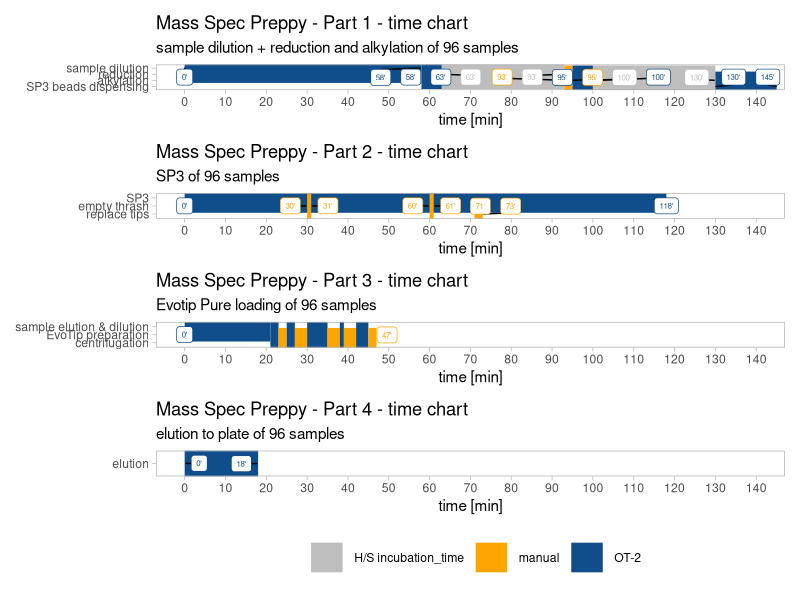
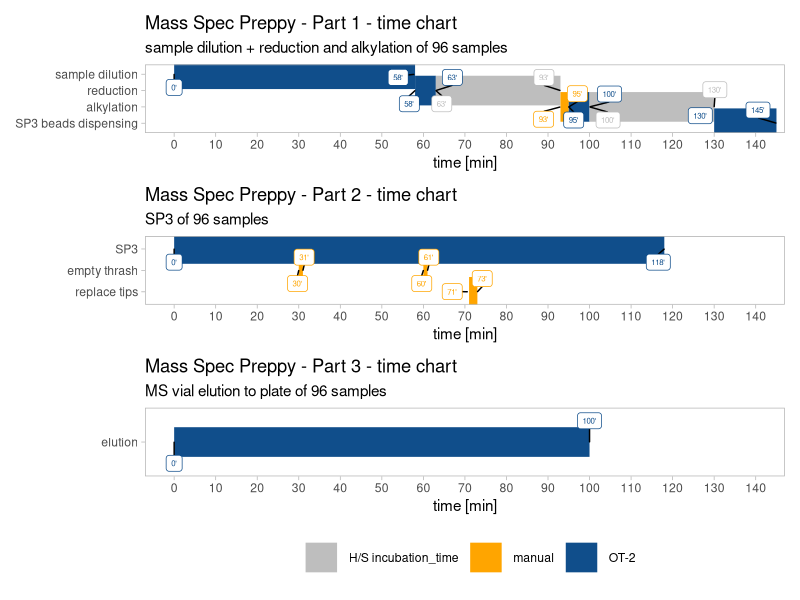

Reproduce these figures in R, in order.
library(tidyverse)
library(ggrepel)
library(patchwork)


#colors
manual_colors <-  c("OT-2" = "dodgerblue4","manual"= "orange","H/S incubation_time" = "grey")


#part1
part1<- tribble(~item, ~activity,~manual_OT_2,~start,~end,
        1,"sample dilution","OT-2",0,58,
        2,"reduction","OT-2",58,63,
        3,"reduction","H/S incubation_time",63,93,
        4,"alkylation","manual",93,95,
        6,"alkylation","OT-2",95,100,
        8,"alkylation","H/S incubation_time",100,130,
        9,"SP3 beads dispensing","OT-2",130,145
        )


# part2
part2<- tribble(~item, ~activity,~manual_OT_2,~start,~end,
                1,"SP3","OT-2",0,118,
                2,"empty thrash","manual",30,31,
                3,"empty thrash","manual",60,61,
                4,"replace tips","manual",71,73
)


# part3 EvoTip
part3_EvoTip<- tribble(~item, ~activity,~manual_OT_2,~start,~end,
                1,"sample elution & dilution","OT-2",0,21,#sample prep
                2,"EvoTip preparation","OT-2",21,23,#Solvent B
                3,"centrifugation","manual",23,25,
                4,"EvoTip preparation","OT-2",25,27,#Solvent A
                5,"centrifugation","manual",27,30,
                6,"EvoTip preparation","OT-2",30,35,#sample loading
                7,"centrifugation","manual",35,38,
                8,"EvoTip preparation","OT-2",38,39,#Solvent A
                9,"centrifugation","manual",39,42,
                10,"EvoTip preparation","OT-2",42,45,#Solvent A
                11,"centrifugation","manual",45,47
)


# part4 post Evotip elution
part4_EvoTip<- tribble(~item, ~activity,~manual_OT_2,~start,~end,
                1,"elution","OT-2",0,18
)

# part3 MSvial
part3_MSvial<- tribble(~item, ~activity,~manual_OT_2,~start,~end,
                       1,"elution","OT-2",0,100
)


# tidy data ---------------------------------------------------------------
  
#tidy part1
part1_fact <- unique(part1$activity)
part1_tidy <- part1 %>% 
  pivot_longer(c("start","end"),names_to = "start_end",values_to = "minutes") %>% 
  mutate(activity = factor(activity,levels = rev(part1_fact)))

#tidy part2
part2_fact <- unique(part2$activity)
part2_tidy <- part2 %>% 
  pivot_longer(c("start","end"),names_to = "start_end",values_to = "minutes") %>% 
  mutate(activity = factor(activity,levels = rev(part2_fact)))

#tidy part3 EvoTip
part3_EvoTip_fact <- unique(part3_EvoTip$activity)
part3_EvoTip_tidy <- part3_EvoTip %>% 
  pivot_longer(c("start","end"),names_to = "start_end",values_to = "minutes") %>% 
  mutate(activity = factor(activity,levels = rev(part3_EvoTip_fact)))

#tidy part4
part4_EvoTip_fact <- unique(part4_EvoTip$activity)
part4_EvoTip_tidy <- part4_EvoTip %>% 
  pivot_longer(c("start","end"),names_to = "start_end",values_to = "minutes") %>% 
  mutate(activity = factor(activity,levels = rev(part4_EvoTip_fact)))


#tidy part3 MSvial
part3_MSvial_fact <- unique(part3_MSvial$activity)
part3_MSvial_tidy <- part3_MSvial %>% 
  pivot_longer(c("start","end"),names_to = "start_end",values_to = "minutes") %>% 
  mutate(activity = factor(activity,levels = rev(part3_MSvial_fact)))


# plots -------------------------------------------------------------------

part1_plot<- ggplot(part1_tidy, aes(minutes, activity, color = manual_OT_2, group=item)) +
  geom_line(size = 10) +
  labs(x="time [min]",color="", y=NULL, title="Mass Spec Preppy - Part 1 - time chart", subtitle = "sample dilution + reduction and alkylation of 96 samples")+
  theme_light()+
  theme(panel.grid = element_blank())+
  scale_x_continuous(breaks = seq(0,140,10))+
  scale_color_manual(values = manual_colors)+
  geom_label_repel(mapping = aes(label = paste(minutes,"'",sep="")),size = 2,
                   nudge_y = rep(c(-0.5,0.5),nrow(part1_tidy)/2),show.legend = F,segment.color = "black",min.segment.length = 0.01)+
  #theme(legend.position = "bottom")+
  coord_cartesian(xlim = c(0,140))


part2_plot<- ggplot(part2_tidy, aes(minutes, activity, color = manual_OT_2, group=item)) +
  geom_line(size = 10) +
  labs(x="time [min]", y=NULL,color="", title="Mass Spec Preppy - Part 2 - time chart", subtitle = "SP3 of 96 samples")+
  theme_light()+
  theme(panel.grid = element_blank())+
  scale_x_continuous(breaks = seq(0,140,10))+
  scale_color_manual(values = manual_colors)+
  geom_label_repel(mapping = aes(label = paste(minutes,"'",sep="")),size = 2,
                   nudge_y = rep(c(-0.5,0.5),nrow(part2_tidy)/2),show.legend = F,segment.color = "black",min.segment.length = 0.01)+
  #theme(legend.position = "bottom")+
  coord_cartesian(xlim = c(0,140))+
  guides(color = "none")


part3_EvoTip_plot<- ggplot(part3_EvoTip_tidy, aes(minutes, activity, color = manual_OT_2, group=item)) +
  geom_line(size = 10) +
  labs(x="time [min]", y=NULL,color="", title="Mass Spec Preppy - Part 3 - time chart", subtitle = "Evotip Pure loading of 96 samples")+
  theme_light()+
  theme(panel.grid = element_blank())+
  scale_x_continuous(breaks = seq(0,140,10))+
  scale_color_manual(values = manual_colors)+
  geom_label_repel(mapping = aes(label = paste(minutes,"'",sep="")),size = 2,
                   nudge_y = rep(c(-0.5,0.5),nrow(part3_EvoTip_tidy)/2),show.legend = F,segment.color = "black",min.segment.length = 0.01)+
  #theme(legend.position = "bottom")+
  coord_cartesian(xlim = c(0,140))+
  guides(color = "none")

part4_EvoTip_plot<- ggplot(part4_EvoTip_tidy, aes(minutes, activity, color = manual_OT_2, group=item)) +
  geom_line(size = 10) +
  labs(x="time [min]", color = "", y=NULL, title="Mass Spec Preppy - Part 4 - time chart", subtitle = "elution to plate of 96 samples")+
  theme_light()+
  theme(panel.grid = element_blank())+
  scale_x_continuous(breaks = seq(0,140,10))+
  scale_color_manual(values = manual_colors)+
  geom_label_repel(mapping = aes(label = paste(minutes,"'",sep="")),size = 2,
                   nudge_y = rep(c(-0.5,0.5),nrow(part4_EvoTip_tidy)/2),show.legend = F,segment.color = "black",min.segment.length = 0.01)+
  #theme(legend.position = "bottom")+
  coord_cartesian(xlim = c(0,140))+
  guides(color = "none")

part3_MSvial_plot<- ggplot(part3_MSvial_tidy, aes(minutes, activity, color = manual_OT_2, group=item)) +
  geom_line(size = 10) +
  labs(x="time [min]", color = "", y=NULL, title="Mass Spec Preppy - Part 3 - time chart", subtitle = "MS vial elution to plate of 96 samples")+
  theme_light()+
  theme(panel.grid = element_blank())+
  scale_x_continuous(breaks = seq(0,140,10))+
  scale_color_manual(values = manual_colors)+
  geom_label_repel(mapping = aes(label = paste(minutes,"'",sep="")),size = 2,
                   nudge_y = rep(c(-0.5,0.5),nrow(part3_MSvial_tidy)/2),show.legend = F,segment.color = "black",min.segment.length = 0.01)+
  #theme(legend.position = "bottom")+
  coord_cartesian(xlim = c(0,140))+
  guides(color = "none")



# combine charts ----------------------------------------------------------



evotip_timechart_OT2<- (part1_plot/
                          part2_plot/
                          part3_EvoTip_plot/
                          part4_EvoTip_plot)+
                            plot_layout(guides = "collect") & theme(legend.position = 'bottom')
                          
ggsave(plot = evotip_timechart_OT2,filename = "www/OT2_Evotip_timechart.png",device = "png",width = 11,height = 9)

MSvial_timechart_OT2<- part1_plot/
                        part2_plot/
                        part3_MSvial_plot+
                        plot_layout(guides = "collect") & theme(legend.position = 'bottom')
ggsave(plot = MSvial_timechart_OT2,filename = "www/OT2_MSvial_timechart.png",device = "png",width = 11,height = 7)
